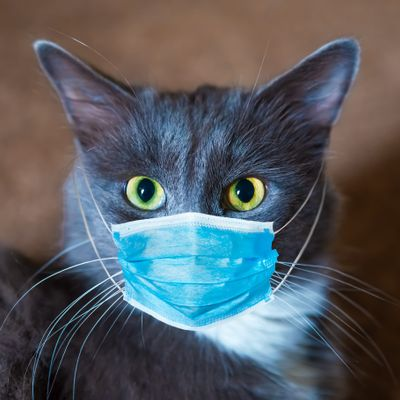
#> input picture Gambar Program/thumb.jpg, 400 x 400 px, found by its file name
$ python Tugas-D-Frekuensi.py
#> lines starting #> are read from the running program, lines starting #| are printed output that depends on the picture
import cv2
import numpy as np
import matplotlib.pyplot as plt


img = cv2.imread('thumb.jpg')
#> img is the input picture: shape (400, 400, 3); mean B, G, R 96.8, 91.5, 86.1

img = cv2.cvtColor(img, cv2.COLOR_BGR2RGB)

#Kerner untuk sharphening
kernel = np.array([[-1,-1,-1],
                  [-1,9,-1],
                  [-1,-1,-1]])

dst = cv2.filter2D(img,-1,kernel)
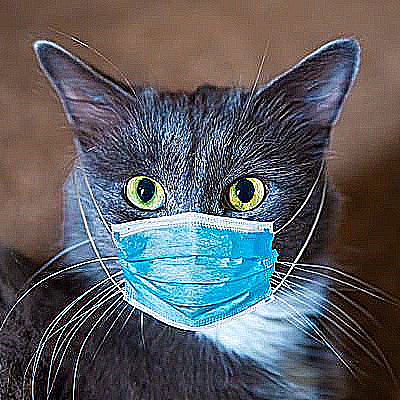
#> dst: shape (400, 400, 3); mean R, G, B 89.6, 92.4, 96.1

#Smoothing menggunakan median
median = cv2.medianBlur(img, 5)
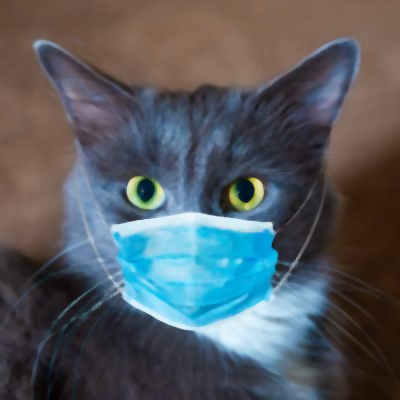
#> median: shape (400, 400, 3); mean R, G, B 85.4, 90.7, 96.1

#Smoothing menggunakan filter gaussian
gaussian = cv2.GaussianBlur(img, (5, 5), 0)

plt.subplot(221), plt.imshow(img), plt.title('Original')
plt.xticks([]), plt.yticks([])
plt.subplot(222), plt.imshow(dst), plt.title('Sharpening')
plt.xticks([]), plt.yticks([])
plt.subplot(223), plt.imshow(median), plt.title('Median Filtering')
plt.xticks([]), plt.yticks([])
plt.subplot(224), plt.imshow(gaussian), plt.title('Gaussian Filtering')
plt.xticks([]), plt.yticks([])
plt.show()
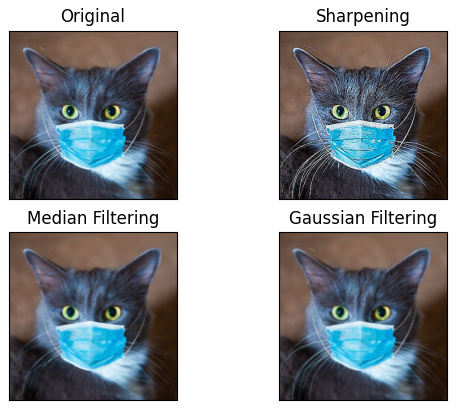
#> figure drawn by matplotlib, 4 panels
